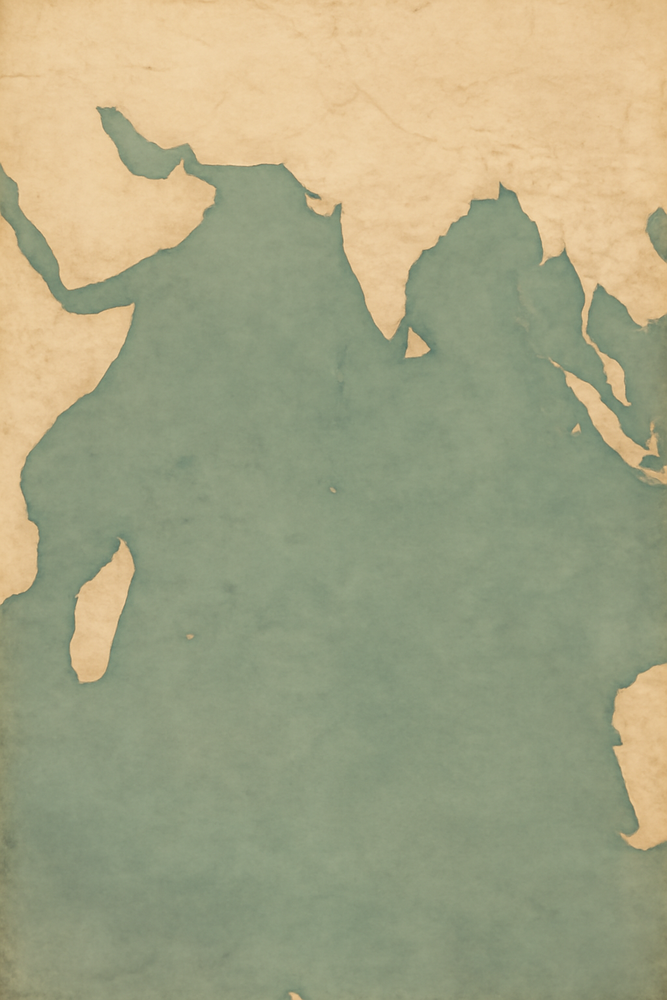
#> input picture frontend/assets/images/airindiana-map.png, 667 x 1000 px, shrunk from 1024 x 1536 before the run, found by its file name
$ python gen_airindiana_mask.py
#> lines starting #> are read from the running program, lines starting #| are printed output that depends on the picture; after the words box and inside, x2 and y2 are one past the last pixel; in counts of white or black regions, pixels touching at a corner belong together
"""Generate land mask for AIR INDIANA Indian Ocean map (50x50)."""
from PIL import Image
import numpy as np

img = Image.open("/app/frontend/assets/images/airindiana-map.png").convert('RGB')
#> img is the input picture: PIL image 667x1000 RGB; mean R, G, B 165.2, 164.8, 131.9
arr = np.array(img)
h, w = arr.shape[:2]
#> h = 1000; w = 667
r = arr[:,:,0].astype(float)
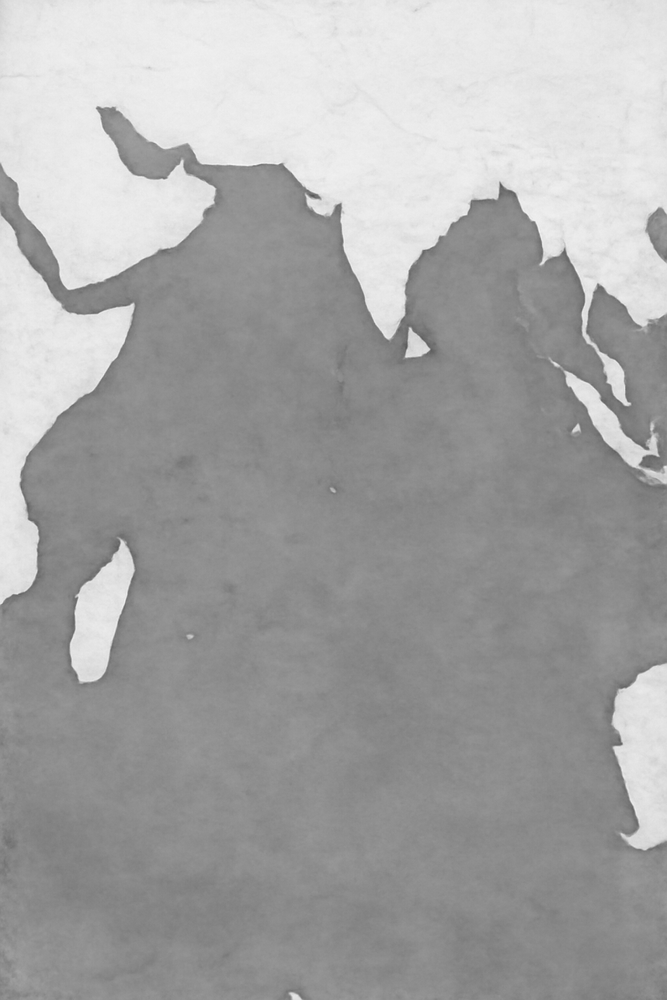
#> r: shape (1000, 667) float64; min 86, max 246, mean 165.2
g = arr[:,:,1].astype(float)
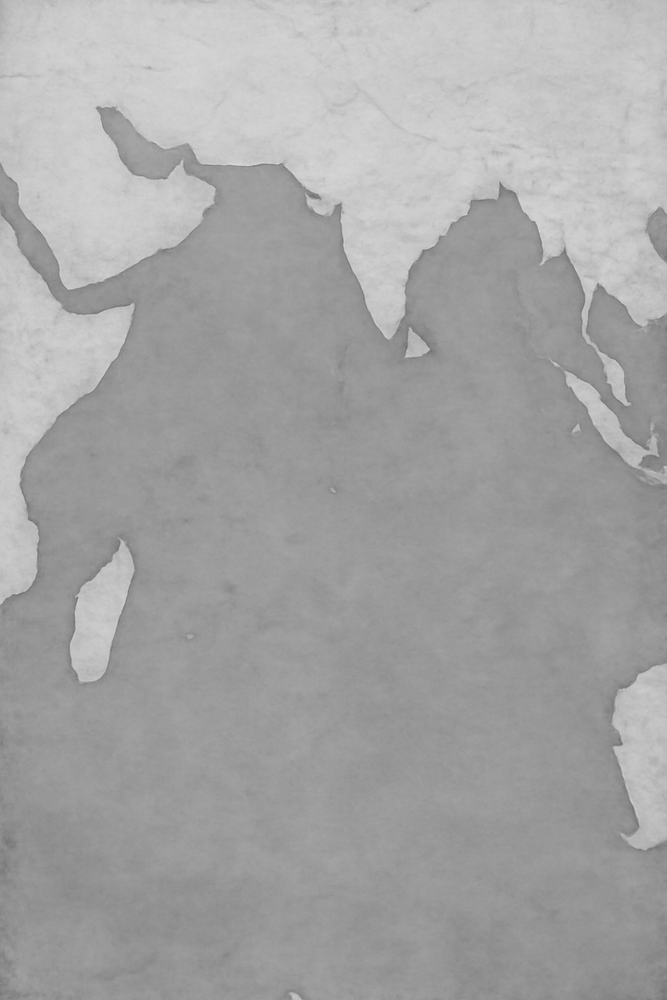
#> g: shape (1000, 667) float64; min 107, max 218, mean 164.8
b = arr[:,:,2].astype(float)
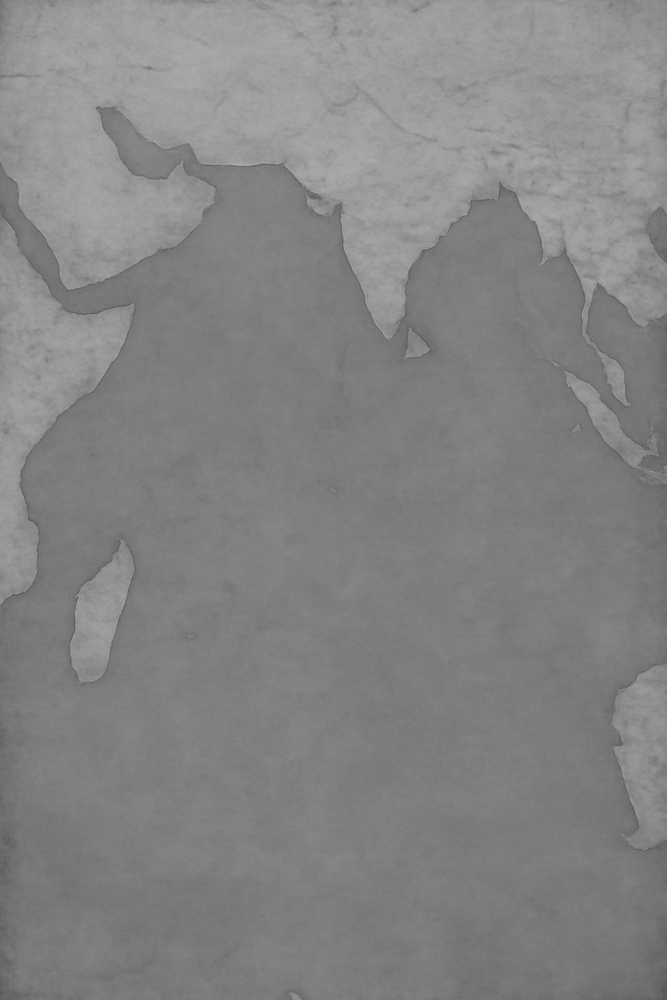
#> b: shape (1000, 667) float64; min 85, max 176, mean 131.9
land_mask = (r - g > 25) & (r > 140)
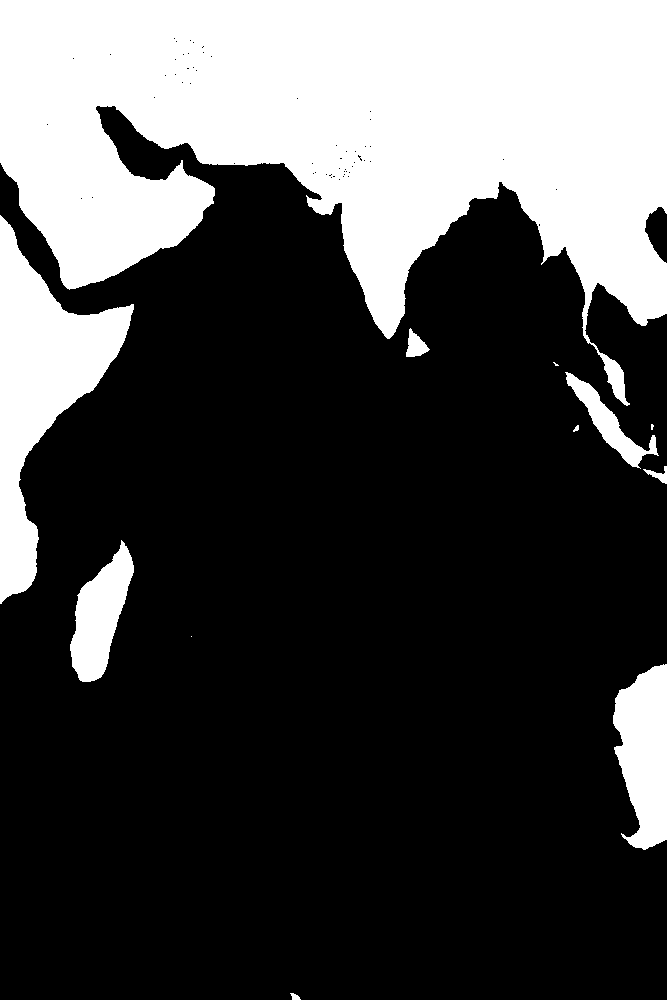
#> land_mask: shape (1000, 667) bool; 28.9% white; 12 white regions (3 under 20 px), largest, box (x1, y1, x2, y2) and area: (0, 0, 667, 406) 157777, (0, 215, 134, 604) 20020, (613, 664, 667, 850) 7441
print(f"Land pct: {land_mask.mean()*100:.1f}%")
#| Land pct: 28.9%

GRID = 50
grid = np.zeros((GRID, GRID), dtype=int)
for gy in range(GRID):
    for gx in range(GRID):
        y1 = int(gy * h / GRID); y2 = int((gy + 1) * h / GRID)
        x1 = int(gx * w / GRID); x2 = int((gx + 1) * w / GRID)
        pct = land_mask[y1:y2, x1:x2].mean()
        grid[gy, gx] = 1 if pct > 0.55 else 0
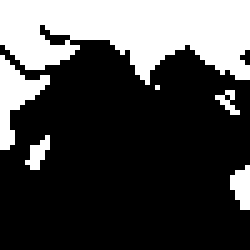
#> grid: shape (50, 50) int64 (shown 5 times larger); values 0 (black) and 1 (white), 28.7% white; 6 white regions (3 under 20 px), largest, box (x1, y1, x2, y2) and area: (0, 0, 50, 17) 582, (0, 11, 10, 30) 79, (46, 33, 50, 42) 26

print("const AIRINDIANA_LAND_MASK: string[] = [")
for gy in range(GRID):
    row = "".join("1" if grid[gy, gx] else "0" for gx in range(GRID))
    print(f'  "{row}",')
#> this loop made 50 passes
#|   "11111111111111111111111111111111111111111111111111",
#|   "11111111111111111111111111111111111111111111111111",
#|   "11111111111111111111111111111111111111111111111111",
#|   "11111111111111111111111111111111111111111111111111",
#|   "11111111111111111111111111111111111111111111111111",
#|   "11111111011111111111111111111111111111111111111111",
#|   "11111111001111111111111111111111111111111111111111",
#|   "11111111100000111111111111111111111111111111111111",
#> (further printed lines are left out)
print("];")
